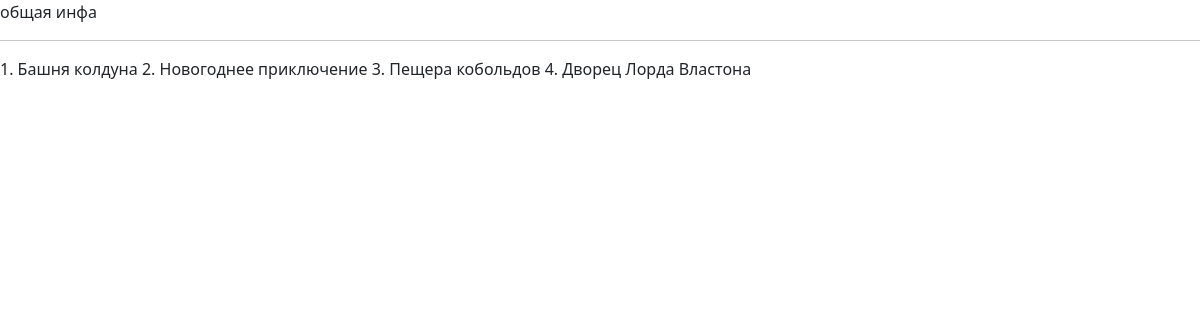
Page /releases/ on the earlier database version.
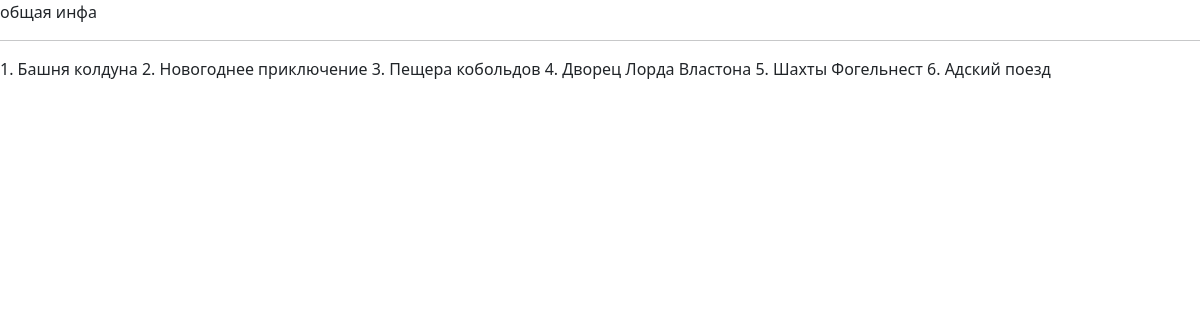
Same page on the later database version.
### mysite/models.py (models this page shows)
class Release(models.Model):
    number = models.IntegerField(blank=False, verbose_name='Номер выпуска')
    title = models.CharField(max_length=50, blank=False, verbose_name='Название выпуска')
    gamers = models.ManyToManyField('Gamer', verbose_name='Игроки')
    personages = models.ManyToManyField('Personage', verbose_name='Персонажи')
    line = models.ForeignKey('Storyline', blank=True, null=True, on_delete=models.CASCADE,
                             verbose_name='Сюжетная линия')
    url = models.URLField(max_length=150, blank=False, verbose_name='Ссылка')
    image = models.ImageField(upload_to='releases', blank=True, null=True, verbose_name='Афиша')
    def __str__(self):
        return f'{self.number}. {self.title}'
    def display_gamers(self):
        return ", ".join([gamer.name for gamer in self.gamers.all()])
    def display_personages(self):
        return ", ".join([personage.name for personage in self.personages.all()])
    display_gamers.short_description = 'Игроки'
    display_personages.short_description = 'Персонажи'

### mysite/views.py (the view)
# urls.py: path("releases/", ReleaseListView.as_view(), name="releases"),
class ReleaseListView(ListView):
    model = Release
    paginate_by = 10
    template_name = 'releases.html'

### mysite/templates/releases.html (shortened to what this page needs)
{% extends 'base.html' %}
{% block content %}
  {% for object in object_list %}
     {{object}}
 {% endfor %}
{% endblock %}

Differences in the rows shown:
added Release: number+title "5. Шахты Фогельнест"
added Release: number+title "6. Адский поезд"
